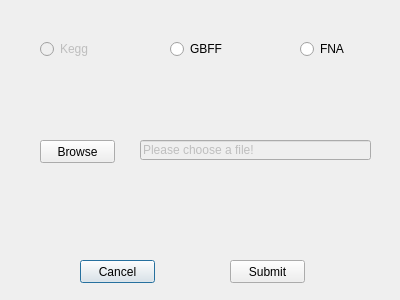
<?xml version="1.0" encoding="UTF-8"?>
<ui version="4.0">
 <class>Dialog</class>
 <widget class="QDialog" name="Dialog">
  <property name="enabled">
   <bool>true</bool>
  </property>
  <property name="geometry">
   <rect>
    <x>0</x>
    <y>0</y>
    <width>400</width>
    <height>300</height>
   </rect>
  </property>
  <property name="windowTitle">
   <string>Dialog</string>
  </property>
  <widget class="QPushButton" name="cancel_button">
   <property name="geometry">
    <rect>
     <x>80</x>
     <y>260</y>
     <width>75</width>
     <height>23</height>
    </rect>
   </property>
   <property name="toolTip">
    <string>&lt;html&gt;&lt;head/&gt;&lt;body&gt;&lt;p&gt;Cancel changes&lt;/p&gt;&lt;/body&gt;&lt;/html&gt;</string>
   </property>
   <property name="text">
    <string>Cancel</string>
   </property>
  </widget>
  <widget class="QPushButton" name="submit_button">
   <property name="enabled">
    <bool>true</bool>
   </property>
   <property name="geometry">
    <rect>
     <x>230</x>
     <y>260</y>
     <width>75</width>
     <height>23</height>
    </rect>
   </property>
   <property name="toolTip">
    <string>&lt;html&gt;&lt;head/&gt;&lt;body&gt;&lt;p&gt;Save Changes&lt;/p&gt;&lt;/body&gt;&lt;/html&gt;</string>
   </property>
   <property name="text">
    <string>Submit</string>
   </property>
  </widget>
  <widget class="QRadioButton" name="kegg_radio_button">
   <property name="enabled">
    <bool>false</bool>
   </property>
   <property name="geometry">
    <rect>
     <x>40</x>
     <y>40</y>
     <width>83</width>
     <height>18</height>
    </rect>
   </property>
   <property name="toolTip">
    <string>&lt;html&gt;&lt;head/&gt;&lt;body&gt;&lt;p&gt;Use Kegg's seqencer. Only available for use when using Kegg for annotation&lt;/p&gt;&lt;/body&gt;&lt;/html&gt;</string>
   </property>
   <property name="text">
    <string>Kegg</string>
   </property>
   <attribute name="buttonGroup">
    <string notr="true">fileTypeSelectionGroup</string>
   </attribute>
  </widget>
  <widget class="QRadioButton" name="gbff_radio_button">
   <property name="enabled">
    <bool>true</bool>
   </property>
   <property name="geometry">
    <rect>
     <x>170</x>
     <y>40</y>
     <width>83</width>
     <height>18</height>
    </rect>
   </property>
   <property name="toolTip">
    <string>&lt;html&gt;&lt;head/&gt;&lt;body&gt;&lt;p&gt;Use a GBFF file for gene viewer sequence. Available with any type of file&lt;/p&gt;&lt;/body&gt;&lt;/html&gt;</string>
   </property>
   <property name="text">
    <string>GBFF</string>
   </property>
   <attribute name="buttonGroup">
    <string notr="true">fileTypeSelectionGroup</string>
   </attribute>
  </widget>
  <widget class="QRadioButton" name="fna_radio_button">
   <property name="geometry">
    <rect>
     <x>300</x>
     <y>40</y>
     <width>83</width>
     <height>18</height>
    </rect>
   </property>
   <property name="toolTip">
    <string>&lt;html&gt;&lt;head/&gt;&lt;body&gt;&lt;p&gt;Use a FNA file for gene viewer sequence. Available with any annotation file selected.&lt;/p&gt;&lt;/body&gt;&lt;/html&gt;</string>
   </property>
   <property name="text">
    <string>FNA</string>
   </property>
   <attribute name="buttonGroup">
    <string notr="true">fileTypeSelectionGroup</string>
   </attribute>
  </widget>
  <widget class="QPushButton" name="browse_button">
   <property name="geometry">
    <rect>
     <x>40</x>
     <y>140</y>
     <width>75</width>
     <height>23</height>
    </rect>
   </property>
   <property name="toolTip">
    <string>&lt;html&gt;&lt;head/&gt;&lt;body&gt;&lt;p&gt;Allows you to search for a file&lt;/p&gt;&lt;p&gt;Note: this only works when choosing GBFF or FNA. Also if GBFF is chosen, only GBFF files will be accepted.&lt;/p&gt;&lt;p&gt;If FNA is chosen, only FNA files will be accepted&lt;/p&gt;&lt;/body&gt;&lt;/html&gt;</string>
   </property>
   <property name="text">
    <string>Browse</string>
   </property>
  </widget>
  <widget class="QLineEdit" name="file_name_edit">
   <property name="enabled">
    <bool>false</bool>
   </property>
   <property name="geometry">
    <rect>
     <x>140</x>
     <y>140</y>
     <width>231</width>
     <height>20</height>
    </rect>
   </property>
   <property name="text">
    <string>Please choose a file!</string>
   </property>
  </widget>
 </widget>
 <resources/>
 <connections/>
 <buttongroups>
  <buttongroup name="fileTypeSelectionGroup"/>
 </buttongroups>
</ui>
